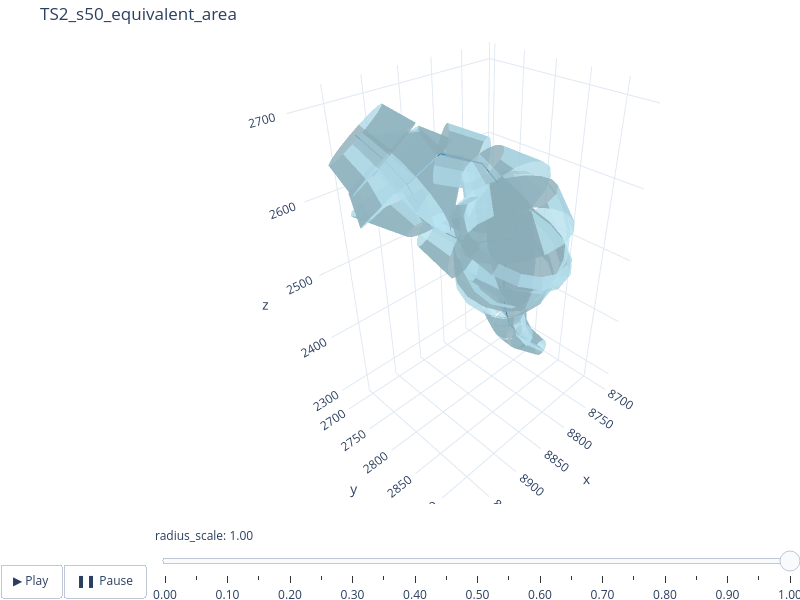

Source (notebook cell):
### Markdown cell above
# Plotting

### Code cell
# plot using swctools
make_html = False

for radius_strategy in radius_strategy_list:
    swc_filepath = f"{swc_out_dir}/TS{spine_idx}_s{spacing}_{radius_strategy}.swc"
    model = SWCModel.from_swc_file(swc_filepath)
    model.print_attributes(node_info=False, edge_info=False)
    frusta = FrustaSet.from_swc_model(model)
    title = f"TS{spine_idx}_s{spacing}_{radius_strategy}"
    fig = plot_model(swc_model=model, frusta=frusta, slider=True, title=title)
    fig.show()
    if make_html:
        fig.write_html(f"../plotly/TS{spine_idx}_s{spacing}_{radius_strategy}.html")

### Figure 1 — Plotly figure (JSON) as saved in the notebook; plotly's stock layout.template omitted (floating-point values rounded to 4 significant figures; data arrays with more than 128 entries replaced by an {"elided": "..."} marker saying what was removed)
{"data": [{"color": "lightblue", "flatshading": true, "i": {"elided": "576 int values"}, "j": {"elided": "576 int values"}, "k": {"elided": "576 int values"}, "name": "frusta", "opacity": 0.8, "type": "mesh3d", "x": {"elided": "576 float values"}, "y": {"elided": "576 float values"}, "z": {"elided": "576 float values"}}, {"line": {"color": "#1f77b4", "width": 2}, "mode": "lines", "name": "centroid", "type": "scatter3d", "x": [8718.0, 8744.0, null, 8744.0, 8770.0, null, 8770.0, 8788.0, null, 8788.0, 8807.0, null, 8807.0, 8822.0, null, 8822.0, 8826.0, null, 8826.0, 8824.0, null, 8824.0, 8834.0, null, 8834.0, 8877.0, null, 8877.0, 8908.0, null, 8908.0, 8917.0, null, 8917.0, 8927.0, null, 8917.0, 8884.0, null, 8927.0, 8942.0, null, 8884.0, 8850.0, null, 8850.0, 8828.0, null, 8828.0, 8823.0, null, 8823.0, 8824.0, null], "y": [2827.0, 2805.0, null, 2805.0, 2805.0, null, 2805.0, 2811.0, null, 2811.0, 2826.0, null, 2826.0, 2838.0, null, 2838.0, 2849.0, null, 2849.0, 2853.0, null, 2853.0, 2853.0, null, 2853.0, 2830.0, null, 2830.0, 2802.0, null, 2802.0, 2780.0, null, 2780.0, 2756.0, null, 2780.0, 2799.0, null, 2756.0, 2731.0, null, 2799.0, 2827.0, null, 2827.0, 2846.0, null, 2846.0, 2857.0, null, 2857.0, 2853.0, null], "z": [2291.0, 2317.0, null, 2317.0, 2358.0, null, 2358.0, 2403.0, null, 2403.0, 2447.0, null, 2447.0, 2492.0, null, 2492.0, 2540.0, null, 2540.0, 2548.0, null, 2548.0, 2553.0, null, 2553.0, 2556.0, null, 2556.0, 2583.0, null, 2583.0, 2626.0, null, 2626.0, 2649.0, null, 2626.0, 2657.0, null, 2649.0, 2674.0, null, 2657.0, 2643.0, null, 2643.0, 2604.0, null, 2604.0, 2557.0, null, 2557.0, 2548.0, null]}], "layout": {"height": 600, "margin": {"b": 0, "l": 0, "r": 0, "t": 40}, "scene": {"aspectmode": "data"}, "showlegend": false, "sliders": [{"active": 20, "currentvalue": {"prefix": "radius_scale: ", "visible": true}, "steps": [{"args": [["scale=0.00"], {"frame": {"duration": 0}, "mode": "immediate", "transition": {"duration": 0}}], "label": "0.00", "method": "animate"}, {"args": [["scale=0.05"], {"frame": {"duration": 0}, "mode": "immediate", "transition": {"duration": 0}}], "label": "0.05", "method": "animate"}, {"args": [["scale=0.10"], {"frame": {"duration": 0}, "mode": "immediate", "transition": {"duration": 0}}], "label": "0.10", "method": "animate"}, {"args": [["scale=0.15"], {"frame": {"duration": 0}, "mode": "immediate", "transition": {"duration": 0}}], "label": "0.15", "method": "animate"}, {"args": [["scale=0.20"], {"frame": {"duration": 0}, "mode": "immediate", "transition": {"duration": 0}}], "label": "0.20", "method": "animate"}, {"args": [["scale=0.25"], {"frame": {"duration": 0}, "mode": "immediate", "transition": {"duration": 0}}], "label": "0.25", "method": "animate"}, {"args": [["scale=0.30"], {"frame": {"duration": 0}, "mode": "immediate", "transition": {"duration": 0}}], "label": "0.30", "method": "animate"}, {"args": [["scale=0.35"], {"frame": {"duration": 0}, "mode": "immediate", "transition": {"duration": 0}}], "label": "0.35", "method": "animate"}, {"args": [["scale=0.40"], {"frame": {"duration": 0}, "mode": "immediate", "transition": {"duration": 0}}], "label": "0.40", "method": "animate"}, {"args": [["scale=0.45"], {"frame": {"duration": 0}, "mode": "immediate", "transition": {"duration": 0}}], "label": "0.45", "method": "animate"}, {"args": [["scale=0.50"], {"frame": {"duration": 0}, "mode": "immediate", "transition": {"duration": 0}}], "label": "0.50", "method": "animate"}, {"args": [["scale=0.55"], {"frame": {"duration": 0}, "mode": "immediate", "transition": {"duration": 0}}], "label": "0.55", "method": "animate"}, {"args": [["scale=0.60"], {"frame": {"duration": 0}, "mode": "immediate", "transition": {"duration": 0}}], "label": "0.60", "method": "animate"}, {"args": [["scale=0.65"], {"frame": {"duration": 0}, "mode": "immediate", "transition": {"duration": 0}}], "label": "0.65", "method": "animate"}, {"args": [["scale=0.70"], {"frame": {"duration": 0}, "mode": "immediate", "transition": {"duration": 0}}], "label": "0.70", "method": "animate"}, {"args": [["scale=0.75"], {"frame": {"duration": 0}, "mode": "immediate", "transition": {"duration": 0}}], "label": "0.75", "method": "animate"}, {"args": [["scale=0.80"], {"frame": {"duration": 0}, "mode": "immediate", "transition": {"duration": 0}}], "label": "0.80", "method": "animate"}, {"args": [["scale=0.85"], {"frame": {"duration": 0}, "mode": "immediate", "transition": {"duration": 0}}], "label": "0.85", "method": "animate"}, {"args": [["scale=0.90"], {"frame": {"duration": 0}, "mode": "immediate", "transition": {"duration": 0}}], "label": "0.90", "method": "animate"}, {"args": [["scale=0.95"], {"frame": {"duration": 0}, "mode": "immediate", "transition": {"duration": 0}}], "label": "0.95", "method": "animate"}, {"args": [["scale=1.00"], {"frame": {"duration": 0}, "mode": "immediate", "transition": {"duration": 0}}], "label": "1.00", "method": "animate"}]}], "title": {"text": "TS2_s50_equivalent_area"}, "updatemenus": [{"buttons": [{"args": [null, {"frame": {"duration": 0}, "fromcurrent": true, "transition": {"duration": 0}}], "label": "▶ Play", "method": "animate"}, {"args": [[null], {"frame": {"duration": 0}, "mode": "immediate", "transition": {"duration": 0}}], "label": "❚❚ Pause", "method": "animate"}], "direction": "left", "pad": {"r": 10, "t": 60}, "showactive": false, "type": "buttons", "x": 0, "y": 0}], "width": 800}}
